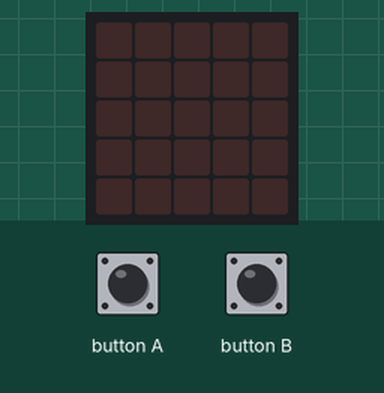
A program run on a simulated BBC micro:bit (MakeCode). Shown: the board's 5×5 LED display. The test bench sets the inputs (shaded band).

Above: at 1.2 s.
1.3 s: button A pressed for 0.15 s
At 2.6 s:
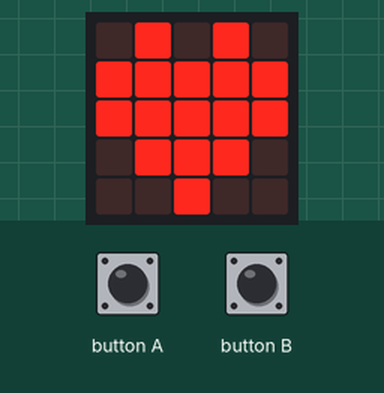
2.9 s: button B pressed for 0.15 s
At 4.1 s:
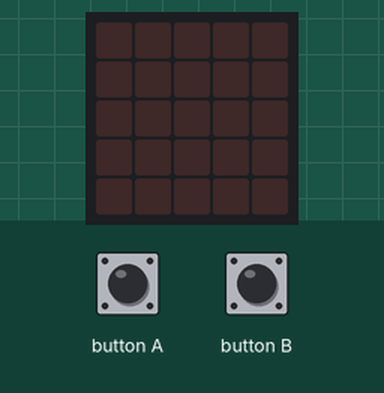
Timing chart, 0 to 5.9 s (numbered marks = the images above; inputs shaded):
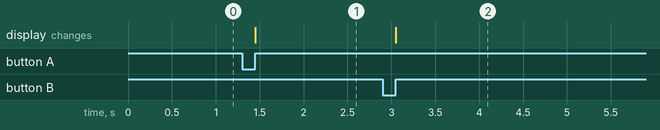

The program:

Ex6.py
```python
def on_button_pressed_a():
    basic.show_icon(IconNames.HEART)
input.on_button_pressed(Button.A, on_button_pressed_a)

def on_button_pressed_b():
    basic.show_leds("""
        . . . . .
        . . . . .
        . . . . .
        . . . . .
        . . . . .
        """)
input.on_button_pressed(Button.B, on_button_pressed_b)
```

Measured:
- after the input at 1.3 s, the display: changes after 0.15 s (image 1)
- after the input at 2.9 s, the display: changes after 0.15 s (image 2)
